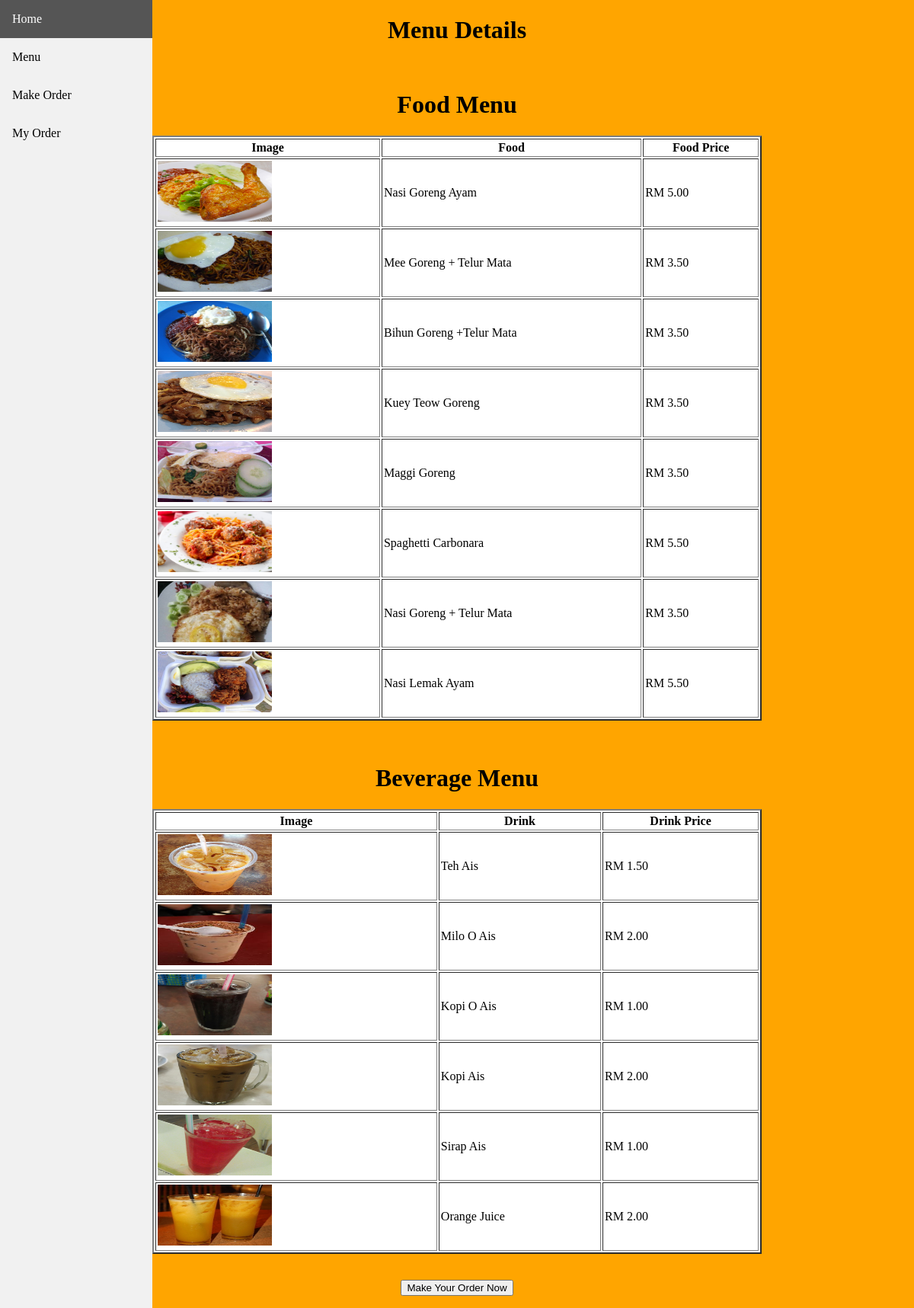
The app's page /list_menu.php with its own data.
### tables this page shows
CREATE TABLE `food` (
  `food_id` int(11) NOT NULL,
  `food_name` varchar(255) NOT NULL,
  `food_price` decimal(4,2) NOT NULL,
  `food_image` text NOT NULL
);

CREATE TABLE `drink` (
  `drink_id` int(11) NOT NULL,
  `drink_name` varchar(255) NOT NULL,
  `drink_price` decimal(4,2) NOT NULL,
  `drink_image` text NOT NULL
);

### list_menu.php (the view, shortened to what this page needs)
<?php
include("includes/db.php");
$c = $_SESSION['stud_user'];
  $get_c = "select * from student where stud_user ='$c'";
  $run_c = mysqli_query($con, $get_c);
  $row_c = mysqli_fetch_array($run_c);
  $stud_id = $row_c['stud_id'];
?>
<!DOCTYPE html>
<html>
<head>
</head>
<body>
<div class="sidebar">
  <a href="index.php">Home</a>
  <?php echo"<a href='list_menu.php?stud_id=$stud_id'>Menu</a>"?>
  <?php echo"<a href='menu.php?stud_id=$stud_id'>Make Order</a>"?>
  <?php echo"<a href='orders.php?stud_id=$stud_id'>My Order</a>"?>
</div>
  <form enctype="multipart/form-data">
    <div>
    <h1>Menu Details</h1>
    <br>
    <h1>Food Menu</h1>
    <table width="800" border="2" align="center" cellpadding="2" cellspacing="2" bgcolor="white">
    <tr>
      <th>Image</th>
      <th>Food</th>
      <th>Food Price</th>
    </tr>
<?php
$sel_food = "select * from food";
$view_food = mysqli_query($con, $sel_food);
while ($row = mysqli_fetch_array($view_food)) {
$food_name = $row['food_name'];
$food_price = $row['food_price'];
$food_image = $row['food_image'];
    echo "
<tr>
    <td><img src='staff/images/$food_image' width='150px' height='80px'></td>
    <td> $food_name </td>
    <td>RM $food_price</td>
</tr>
   ";
  }
  echo "</table>";
?>
    </div>
    <br>
    <br>
    <div>
      <h1>Beverage Menu</h1>
    <table width="800" border="2" align="center" cellpadding="2" cellspacing="2" bgcolor="white">
    <tr>
      <th>Image</th>
      <th>Drink</th>
      <th>Drink Price</th>
    </tr>
<?php
$sel_drink = "select * from drink";
$view_drink = mysqli_query($con, $sel_drink);
  while ($row = mysqli_fetch_array($view_drink)) {
$drink_name = $row['drink_name'];
$drink_price = $row['drink_price'];
$drink_image = $row['drink_image'];
    echo "
<tr>
    <td><img src='staff/images/$drink_image' width='150px' height='80px'></td>
    <td> $drink_name </td>
    <td>RM $drink_price</td>
</tr>
   ";
  }
  echo "</table>";
?>
    </div>
  </form>
  <br>
  <p align="center"><?php echo"<button><a href='menu.php?stud_id=$stud_id'>Make Your Order Now</a></button>"?></p>
</body>
</html>

### list_menu.php (style rules this page uses)
.sidebar { margin: 0; padding: 0; width: 200px; background-color: #f1f1f1; position: fixed; height: 100%; overflow: auto; z-index: 1; top: 0; left: 0 }
.sidebar a { display: block; color: black; padding: 16px; text-decoration: none; }
h1 { text-align: center; }
body { background-color: orange; }
a { text-decoration: none; color: black; }

### records on screen
food: food_image (picture), food_name "Nasi Goreng Ayam", food_price "5.00"
food: food_image (picture), food_name "Mee Goreng + Telur Mata", food_price "3.50"
food: food_image (picture), food_name "Bihun Goreng +Telur Mata", food_price "3.50"
food: food_image (picture), food_name "Kuey Teow Goreng", food_price "3.50"
food: food_image (picture), food_name "Maggi Goreng", food_price "3.50"
food: food_image (picture), food_name "Spaghetti Carbonara", food_price "5.50"
food: food_image (picture), food_name "Nasi Goreng + Telur Mata", food_price "3.50"
food: food_image (picture), food_name "Nasi Lemak Ayam", food_price "5.50"
drink: drink_image (picture), drink_name "Teh Ais", drink_price "1.50"
drink: drink_image (picture), drink_name "Milo O Ais", drink_price "2.00"
drink: drink_image (picture), drink_name "Kopi O Ais", drink_price "1.00"
drink: drink_image (picture), drink_name "Kopi Ais", drink_price "2.00"
drink: drink_image (picture), drink_name "Sirap Ais", drink_price "1.00"
drink: drink_image (picture), drink_name "Orange Juice", drink_price "2.00"
